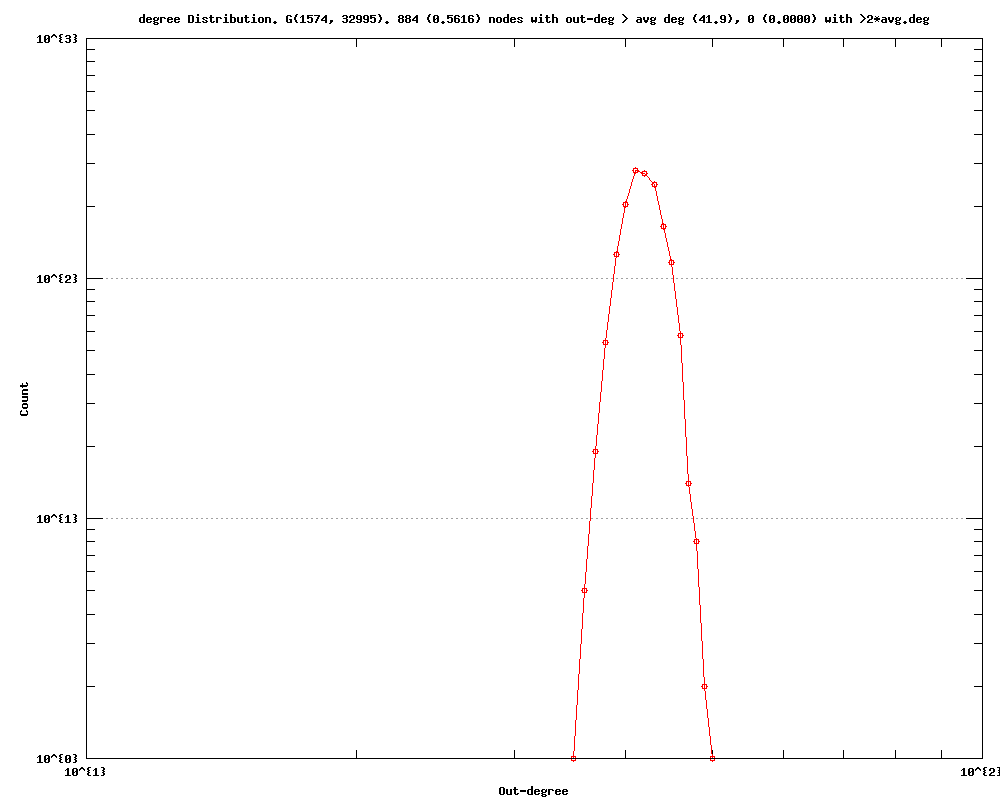

Recreate this plot in gnuplot.
#
# degree Distribution. G(1574, 32995). 884 (0.5616) nodes with out-deg > avg deg (41.9), 0 (0.0000) with >2*avg.deg (Mon Oct 31 20:53:35 2016)
#

set title "degree Distribution. G(1574, 32995). 884 (0.5616) nodes with out-deg > avg deg (41.9), 0 (0.0000) with >2*avg.deg"
set key bottom right
set logscale xy 10
set format x "10^{%L}"
set mxtics 10
set format y "10^{%L}"
set mytics 10
set grid
set xlabel "Out-degree"
set ylabel "Count"
set tics scale 2
set terminal png size 1000,800
set output 'outDeg.us_degree_ws.png'
plot 	"outDeg.us_degree_ws.tab" using 1:2 title "" with linespoints pt 6
